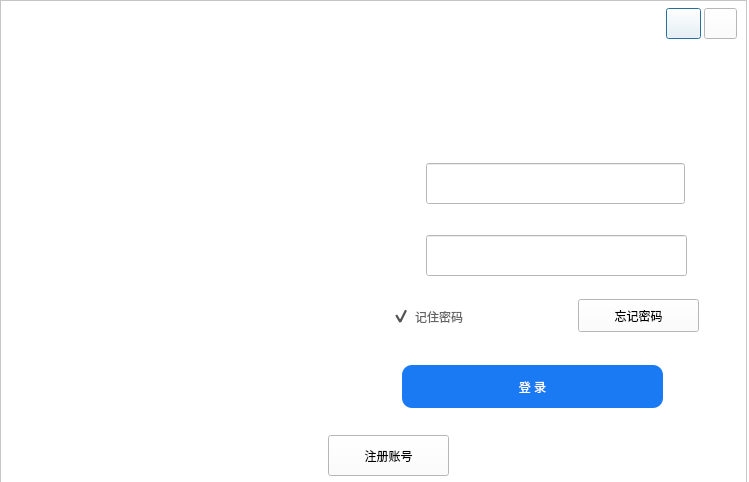
<?xml version="1.0" encoding="UTF-8"?>
<ui version="4.0">
 <class>Dialog</class>
 <widget class="QDialog" name="Dialog">
  <property name="geometry">
   <rect>
    <x>0</x>
    <y>0</y>
    <width>749</width>
    <height>482</height>
   </rect>
  </property>
  <property name="minimumSize">
   <size>
    <width>749</width>
    <height>482</height>
   </size>
  </property>
  <property name="maximumSize">
   <size>
    <width>749</width>
    <height>482</height>
   </size>
  </property>
  <property name="windowTitle">
   <string>Dialog</string>
  </property>
  <property name="windowIcon">
   <iconset>
    <normaloff>:/image/images_test/bird-logo.png</normaloff>:/image/images_test/bird-logo.png</iconset>
  </property>
  <property name="styleSheet">
   <string notr="true">background-color: rgb(255, 255, 255);</string>
  </property>
  <widget class="QFrame" name="frame">
   <property name="geometry">
    <rect>
     <x>0</x>
     <y>0</y>
     <width>747</width>
     <height>483</height>
    </rect>
   </property>
   <property name="frameShape">
    <enum>QFrame::StyledPanel</enum>
   </property>
   <property name="frameShadow">
    <enum>QFrame::Raised</enum>
   </property>
   <widget class="QPushButton" name="btn_minimize">
    <property name="geometry">
     <rect>
      <x>666</x>
      <y>8</y>
      <width>35</width>
      <height>31</height>
     </rect>
    </property>
    <property name="sizePolicy">
     <sizepolicy hsizetype="Minimum" vsizetype="Expanding">
      <horstretch>0</horstretch>
      <verstretch>0</verstretch>
     </sizepolicy>
    </property>
    <property name="minimumSize">
     <size>
      <width>25</width>
      <height>25</height>
     </size>
    </property>
    <property name="maximumSize">
     <size>
      <width>40</width>
      <height>16777215</height>
     </size>
    </property>
    <property name="toolTip">
     <string>最小化</string>
    </property>
    <property name="text">
     <string/>
    </property>
    <property name="icon">
     <iconset resource="RecSystem.qrc">
      <normaloff>:/login/icons/minmax.png</normaloff>:/login/icons/minmax.png</iconset>
    </property>
   </widget>
   <widget class="QLabel" name="label_movie">
    <property name="geometry">
     <rect>
      <x>6</x>
      <y>6</y>
      <width>321</width>
      <height>471</height>
     </rect>
    </property>
    <property name="sizePolicy">
     <sizepolicy hsizetype="Preferred" vsizetype="Preferred">
      <horstretch>0</horstretch>
      <verstretch>0</verstretch>
     </sizepolicy>
    </property>
    <property name="font">
     <font>
      <family>楷体</family>
      <pointsize>16</pointsize>
     </font>
    </property>
    <property name="toolTip">
     <string>&lt;html&gt;&lt;head/&gt;&lt;body&gt;&lt;p&gt;&lt;/p&gt;&lt;p&gt;：&lt;a href=&quot;htps:.blog.csdn.net&quot;&gt;&lt;span style=&quot; text-decoration: underline; color:#0000ff;&quot;&gt;wuxian.blog.csdn.net&lt;/span&gt;&lt;/a&gt;&lt;/p&gt;&lt;p&gt;B站：&lt;a href=&quot;https://space.bilibili.com/456667721&quot;&gt;&lt;span style=&quot; text-decoration: underline; color:#0000ff;&quot;&gt;思绪亦无限&lt;/span&gt;&lt;/a&gt;&lt;/p&gt;&lt;/body&gt;&lt;/html&gt;</string>
    </property>
    <property name="layoutDirection">
     <enum>Qt::LeftToRight</enum>
    </property>
    <property name="styleSheet">
     <string notr="true">QLabel{
border-image: url(:/login/icons/person1.gif);
}</string>
    </property>
    <property name="text">
     <string>&lt;html&gt;&lt;head/&gt;&lt;body&gt;&lt;p align=&quot;center&quot;&gt;&lt;br/&gt;&lt;/p&gt;&lt;/body&gt;&lt;/html&gt;</string>
    </property>
    <property name="alignment">
     <set>Qt::AlignCenter</set>
    </property>
   </widget>
   <widget class="QTabWidget" name="tabWidget">
    <property name="geometry">
     <rect>
      <x>326</x>
      <y>2</y>
      <width>417</width>
      <height>475</height>
     </rect>
    </property>
    <property name="layoutDirection">
     <enum>Qt::LeftToRight</enum>
    </property>
    <property name="autoFillBackground">
     <bool>false</bool>
    </property>
    <property name="styleSheet">
     <string notr="true">
QTabWidget::pane{
min-width:70px;
min-height:25px;
border-top: 0px solid;
	background-color: transparent;
}

QTabBar::tab {
font-size:10px;
min-width:70px;

min-height:25px;

color: black;

font:12px &quot;Microsoft YaHei&quot;;

border: -1px solid;



}

QTabBar::tab:selected{

min-width:70px;

min-height:25px;
color: black;

font:11px &quot;Microsoft YaHei&quot;;

border: 0px solid;

border-bottom: 0px solid;

border-color: #4796f0;

}</string>
    </property>
    <property name="currentIndex">
     <number>0</number>
    </property>
    <property name="tabBarAutoHide">
     <bool>true</bool>
    </property>
    <widget class="QWidget" name="tab_login">
     <attribute name="title">
      <string/>
     </attribute>
     <widget class="QCheckBox" name="checkBox_remenber">
      <property name="geometry">
       <rect>
        <x>66</x>
        <y>272</y>
        <width>115</width>
        <height>35</height>
       </rect>
      </property>
      <property name="styleSheet">
       <string notr="true">
QCheckBox{
font: 10pt &quot;微软雅黑&quot;;
color: rgb(100, 100, 100);
spacing: 5px;
background-color: transparent;
}

QCheckBox::indicator {
width: 18px;
height: 18px;
}
QCheckBox::indicator:unchecked {
border-image: url(:/login/icons/check.png);
}

QCheckBox::indicator:checked {
border-image: url(:/login/icons/checked.png);
}
 </string>
      </property>
      <property name="text">
       <string>记住密码</string>
      </property>
      <property name="iconSize">
       <size>
        <width>18</width>
        <height>18</height>
       </size>
      </property>
      <property name="checked">
       <bool>true</bool>
      </property>
     </widget>
     <widget class="QLineEdit" name="lineEdit_password">
      <property name="geometry">
       <rect>
        <x>100</x>
        <y>208</y>
        <width>261</width>
        <height>41</height>
       </rect>
      </property>
      <property name="font">
       <font>
        <family>微软雅黑</family>
        <pointsize>12</pointsize>
       </font>
      </property>
      <property name="text">
       <string/>
      </property>
     </widget>
     <widget class="QLabel" name="label_log_passwordBack">
      <property name="geometry">
       <rect>
        <x>52</x>
        <y>208</y>
        <width>319</width>
        <height>43</height>
       </rect>
      </property>
      <property name="styleSheet">
       <string notr="true">border-image: url(:/images/icons/logo1.png);</string>
      </property>
      <property name="text">
       <string/>
      </property>
     </widget>
     <widget class="QLabel" name="label_log_user">
      <property name="geometry">
       <rect>
        <x>64</x>
        <y>146</y>
        <width>21</width>
        <height>21</height>
       </rect>
      </property>
      <property name="styleSheet">
       <string notr="true">border-image: url(:/login/icons/logo2.png);
background-color: transparent;</string>
      </property>
      <property name="text">
       <string/>
      </property>
     </widget>
     <widget class="QLineEdit" name="lineEdit_user_log">
      <property name="geometry">
       <rect>
        <x>100</x>
        <y>136</y>
        <width>259</width>
        <height>41</height>
       </rect>
      </property>
      <property name="font">
       <font>
        <family>微软雅黑</family>
        <pointsize>12</pointsize>
        <weight>50</weight>
        <italic>false</italic>
        <bold>false</bold>
       </font>
      </property>
      <property name="text">
       <string/>
      </property>
     </widget>
     <widget class="QToolButton" name="toolButton_forgetCode">
      <property name="geometry">
       <rect>
        <x>252</x>
        <y>272</y>
        <width>121</width>
        <height>33</height>
       </rect>
      </property>
      <property name="cursor">
       <cursorShape>PointingHandCursor</cursorShape>
      </property>
      <property name="text">
       <string>忘记密码</string>
      </property>
      <property name="iconSize">
       <size>
        <width>16</width>
        <height>16</height>
       </size>
      </property>
     </widget>
     <widget class="QLabel" name="label_log_password">
      <property name="geometry">
       <rect>
        <x>64</x>
        <y>220</y>
        <width>21</width>
        <height>21</height>
       </rect>
      </property>
      <property name="styleSheet">
       <string notr="true">border-image: url(:/login/icons/logo3.png);
background-color: transparent;</string>
      </property>
      <property name="text">
       <string/>
      </property>
     </widget>
     <widget class="QPushButton" name="pushButton_login">
      <property name="geometry">
       <rect>
        <x>76</x>
        <y>338</y>
        <width>261</width>
        <height>43</height>
       </rect>
      </property>
      <property name="styleSheet">
       <string notr="true">QPushButton{
	background-color:rgb(26, 122, 244);
	border-radius:10px; 
    border:1px;
	font:17px &quot;微软雅黑&quot;;
	color:rgba(255,255,255);
}

QPushButton::pressed{
	border-color:rgba(255,255,255,30);
	background-color: rgb(0, 170, 255);
	border-style:inset;
	color:rgba(0,0,0,100);
}

QPushButton::hover{
	background-color: rgb(73, 154, 237);
	border-color:rgba(255,255,255,200);
	color:rgba(255,255,255);
}</string>
      </property>
      <property name="text">
       <string>登 录</string>
      </property>
     </widget>
     <widget class="QLabel" name="label_pic">
      <property name="geometry">
       <rect>
        <x>166</x>
        <y>16</y>
        <width>85</width>
        <height>85</height>
       </rect>
      </property>
      <property name="minimumSize">
       <size>
        <width>85</width>
        <height>85</height>
       </size>
      </property>
      <property name="maximumSize">
       <size>
        <width>85</width>
        <height>85</height>
       </size>
      </property>
      <property name="font">
       <font>
        <family>Adobe 黑体 Std R</family>
        <pointsize>18</pointsize>
        <weight>75</weight>
        <italic>false</italic>
        <bold>true</bold>
       </font>
      </property>
      <property name="styleSheet">
       <string notr="true">border-image: url(:/login/icons/user1.png);
background-color: transparent;
border-radius:40px;</string>
      </property>
      <property name="text">
       <string/>
      </property>
      <property name="alignment">
       <set>Qt::AlignCenter</set>
      </property>
     </widget>
     <widget class="QLabel" name="label_log_userBack">
      <property name="geometry">
       <rect>
        <x>52</x>
        <y>136</y>
        <width>319</width>
        <height>43</height>
       </rect>
      </property>
      <property name="styleSheet">
       <string notr="true">border-image: url(:/images/icons/logo1.png);</string>
      </property>
      <property name="text">
       <string/>
      </property>
     </widget>
     <widget class="QToolButton" name="toolButton_go2reg">
      <property name="geometry">
       <rect>
        <x>2</x>
        <y>408</y>
        <width>121</width>
        <height>41</height>
       </rect>
      </property>
      <property name="cursor">
       <cursorShape>PointingHandCursor</cursorShape>
      </property>
      <property name="text">
       <string>注册账号</string>
      </property>
     </widget>
     <widget class="QLabel" name="label_log_info">
      <property name="geometry">
       <rect>
        <x>162</x>
        <y>406</y>
        <width>179</width>
        <height>39</height>
       </rect>
      </property>
      <property name="styleSheet">
       <string notr="true">background-color: transparent;
color: rgb(255, 0, 127);
font: 9pt &quot;微软雅黑&quot;;</string>
      </property>
      <property name="text">
       <string/>
      </property>
     </widget>
     <zorder>label_log_passwordBack</zorder>
     <zorder>label_log_userBack</zorder>
     <zorder>checkBox_remenber</zorder>
     <zorder>lineEdit_password</zorder>
     <zorder>label_log_user</zorder>
     <zorder>lineEdit_user_log</zorder>
     <zorder>toolButton_forgetCode</zorder>
     <zorder>label_log_password</zorder>
     <zorder>pushButton_login</zorder>
     <zorder>label_pic</zorder>
     <zorder>toolButton_go2reg</zorder>
     <zorder>label_log_info</zorder>
    </widget>
    <widget class="QWidget" name="tab_reg">
     <attribute name="title">
      <string/>
     </attribute>
     <widget class="QLineEdit" name="lineEdit_user_reg">
      <property name="geometry">
       <rect>
        <x>100</x>
        <y>122</y>
        <width>259</width>
        <height>41</height>
       </rect>
      </property>
      <property name="font">
       <font>
        <family>微软雅黑</family>
        <pointsize>12</pointsize>
        <weight>50</weight>
        <italic>false</italic>
        <bold>false</bold>
       </font>
      </property>
      <property name="text">
       <string/>
      </property>
     </widget>
     <widget class="QLabel" name="label_reg_passwordBack">
      <property name="geometry">
       <rect>
        <x>52</x>
        <y>192</y>
        <width>319</width>
        <height>43</height>
       </rect>
      </property>
      <property name="styleSheet">
       <string notr="true">border-image: url(:/login/icons/logo1.png);</string>
      </property>
      <property name="text">
       <string/>
      </property>
     </widget>
     <widget class="QLabel" name="label_reg_user">
      <property name="geometry">
       <rect>
        <x>64</x>
        <y>132</y>
        <width>21</width>
        <height>21</height>
       </rect>
      </property>
      <property name="styleSheet">
       <string notr="true">border-image: url(:/login/icons/logo2.png);
background-color: transparent;</string>
      </property>
      <property name="text">
       <string/>
      </property>
     </widget>
     <widget class="QLineEdit" name="lineEdit_password_reg">
      <property name="geometry">
       <rect>
        <x>100</x>
        <y>192</y>
        <width>261</width>
        <height>41</height>
       </rect>
      </property>
      <property name="font">
       <font>
        <family>微软雅黑</family>
        <pointsize>12</pointsize>
       </font>
      </property>
      <property name="text">
       <string/>
      </property>
     </widget>
     <widget class="QLabel" name="label_pic_reg">
      <property name="geometry">
       <rect>
        <x>166</x>
        <y>10</y>
        <width>85</width>
        <height>85</height>
       </rect>
      </property>
      <property name="minimumSize">
       <size>
        <width>85</width>
        <height>85</height>
       </size>
      </property>
      <property name="maximumSize">
       <size>
        <width>85</width>
        <height>85</height>
       </size>
      </property>
      <property name="font">
       <font>
        <family>Adobe 黑体 Std R</family>
        <pointsize>18</pointsize>
        <weight>75</weight>
        <italic>false</italic>
        <bold>true</bold>
       </font>
      </property>
      <property name="styleSheet">
       <string notr="true">border-image: url(:/login/icons/user1.png);
background-color: transparent;
border-radius:40px;</string>
      </property>
      <property name="text">
       <string/>
      </property>
      <property name="alignment">
       <set>Qt::AlignCenter</set>
      </property>
     </widget>
     <widget class="QToolButton" name="toolButton_go2login">
      <property name="geometry">
       <rect>
        <x>2</x>
        <y>408</y>
        <width>119</width>
        <height>39</height>
       </rect>
      </property>
      <property name="cursor">
       <cursorShape>PointingHandCursor</cursorShape>
      </property>
      <property name="text">
       <string>前往登录</string>
      </property>
     </widget>
     <widget class="QLabel" name="label_reg_password">
      <property name="geometry">
       <rect>
        <x>64</x>
        <y>204</y>
        <width>21</width>
        <height>21</height>
       </rect>
      </property>
      <property name="styleSheet">
       <string notr="true">border-image: url(:/login/icons/logo3.png);
background-color: transparent;</string>
      </property>
      <property name="text">
       <string/>
      </property>
     </widget>
     <widget class="QLabel" name="label_reg_userBack">
      <property name="geometry">
       <rect>
        <x>52</x>
        <y>122</y>
        <width>319</width>
        <height>43</height>
       </rect>
      </property>
      <property name="styleSheet">
       <string notr="true">border-image: url(:/login/icons/logo1.png);</string>
      </property>
      <property name="text">
       <string/>
      </property>
     </widget>
     <widget class="QPushButton" name="pushButton_reg">
      <property name="geometry">
       <rect>
        <x>76</x>
        <y>340</y>
        <width>261</width>
        <height>43</height>
       </rect>
      </property>
      <property name="styleSheet">
       <string notr="true">QPushButton{
	background-color:rgb(26, 122, 244);
	border-radius:10px; 
    border:1px;
	font:17px &quot;微软雅黑&quot;;
	color:rgba(255,255,255);
}

QPushButton::pressed{
	border-color:rgba(255,255,255,30);
	background-color: rgb(0, 170, 255);
	border-style:inset;
	color:rgba(0,0,0,100);
}

QPushButton::hover{
	background-color: rgb(73, 154, 237);
	border-color:rgba(255,255,255,200);
	color:rgba(255,255,255);
}</string>
      </property>
      <property name="text">
       <string>注 册</string>
      </property>
     </widget>
     <widget class="QLabel" name="label_reg_vercodeBack">
      <property name="geometry">
       <rect>
        <x>52</x>
        <y>262</y>
        <width>223</width>
        <height>43</height>
       </rect>
      </property>
      <property name="styleSheet">
       <string notr="true">border-image: url(:/login/icons/logo1.png);</string>
      </property>
      <property name="text">
       <string/>
      </property>
     </widget>
     <widget class="QLabel" name="label_reg_vercode">
      <property name="geometry">
       <rect>
        <x>64</x>
        <y>272</y>
        <width>21</width>
        <height>23</height>
       </rect>
      </property>
      <property name="styleSheet">
       <string notr="true">border-image: url(:/login/icons/logo4.png);
background-color: transparent;</string>
      </property>
      <property name="text">
       <string/>
      </property>
     </widget>
     <widget class="QLineEdit" name="lineEdit_code_reg">
      <property name="geometry">
       <rect>
        <x>100</x>
        <y>262</y>
        <width>159</width>
        <height>41</height>
       </rect>
      </property>
      <property name="font">
       <font>
        <family>微软雅黑</family>
        <pointsize>12</pointsize>
       </font>
      </property>
      <property name="text">
       <string/>
      </property>
     </widget>
     <widget class="QToolButton" name="toolButton_verCode">
      <property name="geometry">
       <rect>
        <x>282</x>
        <y>262</y>
        <width>89</width>
        <height>43</height>
       </rect>
      </property>
      <property name="sizePolicy">
       <sizepolicy hsizetype="Preferred" vsizetype="Preferred">
        <horstretch>0</horstretch>
        <verstretch>0</verstretch>
       </sizepolicy>
      </property>
      <property name="cursor">
       <cursorShape>PointingHandCursor</cursorShape>
      </property>
      <property name="text">
       <string/>
      </property>
      <property name="icon">
       <iconset resource="RecSystem.qrc">
        <normaloff>:/login/icons/captcha_1.png</normaloff>:/login/icons/captcha_1.png</iconset>
      </property>
      <property name="iconSize">
       <size>
        <width>89</width>
        <height>43</height>
       </size>
      </property>
     </widget>
     <widget class="QLabel" name="label_reg_info">
      <property name="geometry">
       <rect>
        <x>158</x>
        <y>408</y>
        <width>179</width>
        <height>39</height>
       </rect>
      </property>
      <property name="styleSheet">
       <string notr="true">background-color: transparent;
color: rgb(255, 0, 127);
font: 9pt &quot;微软雅黑&quot;;</string>
      </property>
      <property name="text">
       <string/>
      </property>
     </widget>
     <zorder>label_reg_userBack</zorder>
     <zorder>lineEdit_user_reg</zorder>
     <zorder>label_reg_passwordBack</zorder>
     <zorder>label_reg_user</zorder>
     <zorder>lineEdit_password_reg</zorder>
     <zorder>label_pic_reg</zorder>
     <zorder>toolButton_go2login</zorder>
     <zorder>label_reg_password</zorder>
     <zorder>pushButton_reg</zorder>
     <zorder>label_reg_vercodeBack</zorder>
     <zorder>label_reg_vercode</zorder>
     <zorder>lineEdit_code_reg</zorder>
     <zorder>toolButton_verCode</zorder>
     <zorder>label_reg_info</zorder>
    </widget>
   </widget>
   <widget class="QPushButton" name="btn_close">
    <property name="geometry">
     <rect>
      <x>704</x>
      <y>8</y>
      <width>33</width>
      <height>31</height>
     </rect>
    </property>
    <property name="sizePolicy">
     <sizepolicy hsizetype="Minimum" vsizetype="Expanding">
      <horstretch>0</horstretch>
      <verstretch>0</verstretch>
     </sizepolicy>
    </property>
    <property name="minimumSize">
     <size>
      <width>25</width>
      <height>25</height>
     </size>
    </property>
    <property name="maximumSize">
     <size>
      <width>40</width>
      <height>16777215</height>
     </size>
    </property>
    <property name="toolTip">
     <string>关闭</string>
    </property>
    <property name="text">
     <string/>
    </property>
    <property name="icon">
     <iconset resource="RecSystem.qrc">
      <normaloff>:/login/icons/extractLeft.png</normaloff>:/login/icons/extractLeft.png</iconset>
    </property>
   </widget>
   <zorder>tabWidget</zorder>
   <zorder>btn_minimize</zorder>
   <zorder>label_movie</zorder>
   <zorder>btn_close</zorder>
  </widget>
 </widget>
 <resources>
  <include location="RecSystem.qrc"/>
 </resources>
 <connections/>
</ui>
